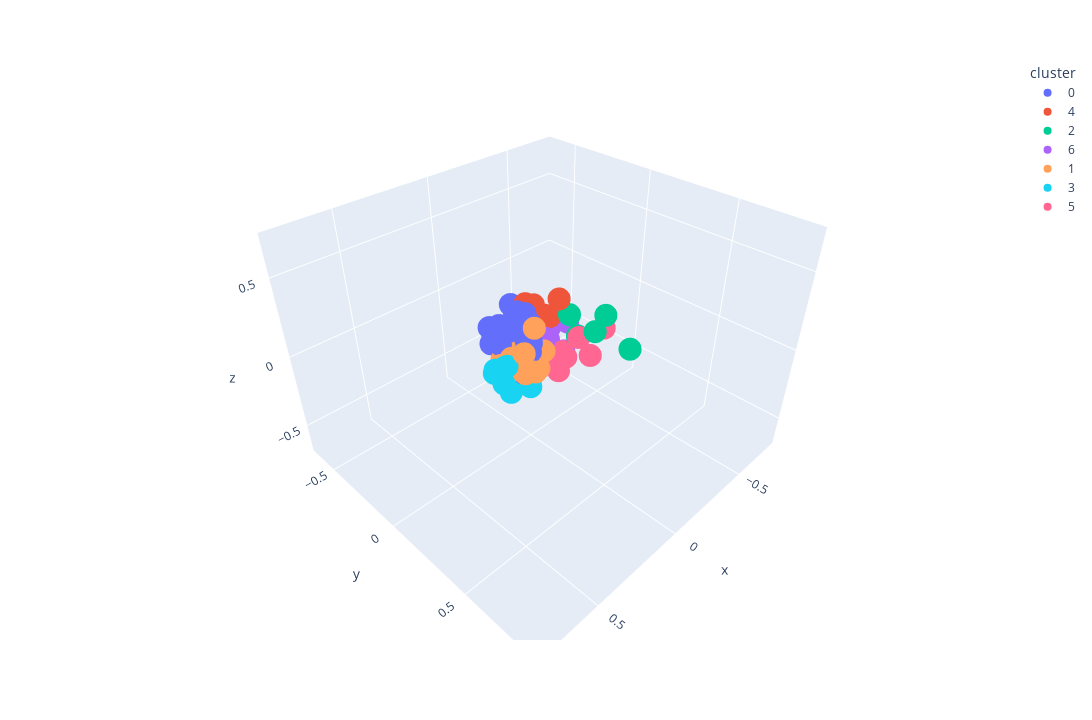

Notebook code cell kept with this figure:
### Markdown cell above
### Visualizing Descriptions

### Code cell
visualize_pca(model, sample_df, "tokenize_desc", 7)

### Figure 1 — Plotly figure (JSON) as saved in the notebook; plotly's stock layout.template omitted (floating-point values rounded to 4 significant figures)
{"data": [{"hovertemplate": "<b>%{hovertext}</b>", "hovertext": ["Baldur's Gate 3", "Apex Legends™", "NARAKA: BLADEPOINT", "Grand Theft Auto V", "Tom Clancy's Rainbow Six® Siege", "Dota 2", "FINAL FANTASY XIV Online", "Warframe", "BattleBit Remastered", "DAVE THE DIVER", "ELDEN RING", "PAYDAY 2", "Red Dead Redemption 2", "Hunt: Showdown", "Hogwarts Legacy", "Raft", "Starfield", "Wayfinder", "Sea of Thieves 2023 Edition", "ARMORED CORE™ VI FIRES OF RUBICON™", "Path of Exile", "Call of Duty®: Black Ops III", "Terraria", "Stellaris", "Deep Rock Galactic", "Dead Cells", "Ratchet & Clank: Rift Apart", "ARK: Survival Evolved", "Shadow Gambit: The Cursed Crew", "theHunter: Call of the Wild™", "The Elder Scrolls V: Skyrim Special Edition", "Contraband Police", "Brawlhalla", "DRAGON BALL Z: KAKAROT", "BOOK OF HOURS", "Valheim", "BlazBlue Entropy Effect", "Marvel’s Spider-Man Remastered"], "legendgroup": "0", "marker": {"color": "#636efa", "symbol": "circle"}, "mode": "markers", "name": "0", "scene": "scene", "showlegend": true, "type": "scatter3d", "x": [0.1017, -0.02625, 0.05834, 0.05232, -0.01775, 0.05277, 0.04277, 0.0131, -0.0482, 0.09175, -0.002608, 0.09976, 0.146, 0.09789, 0.04694, -0.03118, 0.07911, 0.07005, -0.01624, -0.03819, 0.06666, 0.03855, 0.01396, -0.01001, 0.1017, 0.1346, 0.1102, 0.02344, 0.1077, 0.01353, 0.0366, 0.05276, -0.05286, -0.04749, 0.07447, 0.08122, 0.08351, 0.1811], "y": [-0.07017, -0.1205, -0.1495, 0.02734, -0.1077, -0.1251, -0.06717, -0.1279, -0.08411, 0.008327, -0.1435, -0.0554, -0.03877, -0.03206, -0.08365, -0.02775, -0.07272, -0.04473, -0.06592, -0.04408, -0.08866, -0.03773, -0.07854, -0.0719, -0.0947, -0.1194, -0.1572, -0.08513, -0.06594, 0.02353, -0.04532, 0.05881, -0.191, -0.1597, 0.03339, -0.01862, -0.1039, -0.04671], "z": [-0.07481, 0.05719, 0.06842, 0.07602, 0.1414, 0.06593, -0.08672, 0.03039, 0.1243, -0.04516, -0.0625, 0.09869, 0.05408, 0.1191, -0.1036, -0.004015, -0.01031, -0.02966, -0.04857, 0.09101, -0.05525, 0.03391, -0.04939, -0.06557, -0.01469, 0.005005, 0.07969, -0.05867, -0.1421, 0.02222, -0.03634, 0.007591, 0.1272, 0.1039, -0.1824, -0.1625, 0.0484, 0.1182]}, {"hovertemplate": "<b>%{hovertext}</b>", "hovertext": ["Counter-Strike: Global Offensive", "Street Fighter™ 6", "EA SPORTS™ FIFA 23", "Yu-Gi-Oh! Master Duel", "Football Manager 2023", "Madden NFL 24", "F1® 23", "EA SPORTS FC™ 24", "It Takes Two", "Garry's Mod"], "legendgroup": "4", "marker": {"color": "#EF553B", "symbol": "circle"}, "mode": "markers", "name": "4", "scene": "scene", "showlegend": true, "type": "scatter3d", "x": [-0.1019, -0.08091, -0.1809, -0.1517, -0.1428, -0.1171, -0.1298, -0.08981, -0.03184, -0.09259], "y": [-0.1294, -0.1183, -0.05645, -0.05867, -0.05163, -0.06019, 0.05738, -0.04808, -0.04324, -0.07389], "z": [0.125, 0.1555, 0.04437, -0.09131, 0.0786, 0.09175, 0.252, 0.09349, 0.04486, 0.1651]}, {"hovertemplate": "<b>%{hovertext}</b>", "hovertext": ["Forza Horizon 5", "Forza Horizon 4", "Euro Truck Simulator 2", "American Truck Simulator", "BeamNG.drive"], "legendgroup": "2", "marker": {"color": "#00cc96", "symbol": "circle"}, "mode": "markers", "name": "2", "scene": "scene", "showlegend": true, "type": "scatter3d", "x": [-0.1702, -0.1646, -0.1839, -0.2176, -0.229], "y": [0.08631, 0.1457, 0.2358, 0.4158, 0.2553], "z": [0.1418, 0.03499, 0.1037, 0.07199, 0.1964]}, {"hovertemplate": "<b>%{hovertext}</b>", "hovertext": ["Call of Duty®", "PUBG: BATTLEGROUNDS", "Team Fortress 2", "War Thunder", "The Elder Scrolls® Online", "Destiny 2", "Hearts of Iron IV", "World of Warships", "Mount & Blade II: Bannerlord", "Sengoku Dynasty", "Crusader Kings III", "World of Tanks Blitz", "Eternal Return", "Sid Meier’s Civilization® VI", "Don't Starve Together", "New World", "Guild Wars 2"], "legendgroup": "6", "marker": {"color": "#ab63fa", "symbol": "circle"}, "mode": "markers", "name": "6", "scene": "scene", "showlegend": true, "type": "scatter3d", "x": [-0.1652, -0.1708, -0.1392, -0.2575, -0.05925, -0.1068, -0.1829, -0.1003, -0.2229, -0.1276, -0.07607, -0.1632, -0.07215, -0.1001, -0.04275, -0.01892, -0.1191], "y": [-0.03886, -0.1373, -0.02005, -0.007794, -0.07533, -0.03521, -0.05824, -0.002045, 0.002964, -0.03698, 0.0103, -0.07546, -0.03986, -0.05203, 0.01353, -0.03082, -0.08305], "z": [0.0003412, 0.004275, -0.07353, -0.01027, -0.1335, -0.08403, -0.03405, -0.02974, -0.1929, -0.2015, -0.1571, 0.03795, -0.01551, -0.09767, -0.06959, -0.1113, -0.06172]}, {"hovertemplate": "<b>%{hovertext}</b>", "hovertext": ["Remnant II", "Rust", "Sons Of The Forest", "Project Zomboid", "Ready or Not", "Stardew Valley", "Fallout 76", "Metro Exodus", "Vampire Survivors", "DayZ", "Darkest Dungeon® II", "Six Days in Fallujah", "The Binding of Isaac: Rebirth", "Resident Evil 4", "Dying Light"], "legendgroup": "1", "marker": {"color": "#FFA15A", "symbol": "circle"}, "mode": "markers", "name": "1", "scene": "scene", "showlegend": true, "type": "scatter3d", "x": [0.1749, 0.04418, 0.1424, 0.07211, 0.08234, 0.02997, 0.2192, -0.0257, 0.1669, 0.06974, 0.1049, 0.1575, 0.1332, 0.1695, 0.1625], "y": [0.0645, 0.04544, 0.1318, -0.03741, 0.118, 0.09011, 0.04644, 0.06643, -0.007131, -0.002779, 0.1473, 0.1323, 0.003615, 0.1525, 0.0526], "z": [-0.04146, -0.01626, -0.01482, -0.0119, 0.2149, -0.102, 0.01322, -0.03192, -0.01539, -0.01191, -0.04244, 0.1043, -0.04398, -0.007449, 0.02842]}, {"hovertemplate": "<b>%{hovertext}</b>", "hovertext": ["Cyberpunk 2077", "Dead by Daylight", "Phasmophobia", "The Texas Chain Saw Massacre", "Total War: WARHAMMER III", "SCP: 5K", "The Outlast Trials", "Escape the Backrooms"], "legendgroup": "3", "marker": {"color": "#19d3f3", "symbol": "circle"}, "mode": "markers", "name": "3", "scene": "scene", "showlegend": true, "type": "scatter3d", "x": [0.06122, 0.2924, 0.296, 0.3315, 0.1173, 0.2164, 0.2214, 0.2479], "y": [0.03879, 0.09445, 0.1993, 0.1965, 0.1277, 0.06626, 0.08962, 0.03334], "z": [0.0162, 0.06049, -0.01426, 0.06463, -0.1493, 0.01053, 0.03571, -0.02998]}, {"hovertemplate": "<b>%{hovertext}</b>", "hovertext": ["The Sims™ 4", "Farming Simulator 22", "Cities: Skylines", "Microsoft Flight Simulator 40th Anniversary Edition", "RimWorld", "Graveyard Keeper", "Planet Zoo"], "legendgroup": "5", "marker": {"color": "#FF6692", "symbol": "circle"}, "mode": "markers", "name": "5", "scene": "scene", "showlegend": true, "type": "scatter3d", "x": [-0.1479, -0.1711, -0.1572, -0.305, -0.03322, -0.05529, -0.1903], "y": [0.06669, 0.0671, 0.1615, 0.1857, 0.113, 0.1328, 0.2072], "z": [-0.1126, -0.1674, 0.0372, 0.02835, -0.08926, -0.1492, -0.08109]}], "layout": {"height": 720, "legend": {"title": {"text": "cluster"}, "tracegroupgap": 0}, "margin": {"t": 60}, "scene": {"domain": {"x": [0, 1], "y": [0, 1]}, "xaxis": {"range": [-0.805, 0.8315], "title": {"text": "x"}}, "yaxis": {"range": [-0.691, 0.9158], "title": {"text": "y"}}, "zaxis": {"range": [-0.7015, 0.752], "title": {"text": "z"}}}, "width": 1280}}
